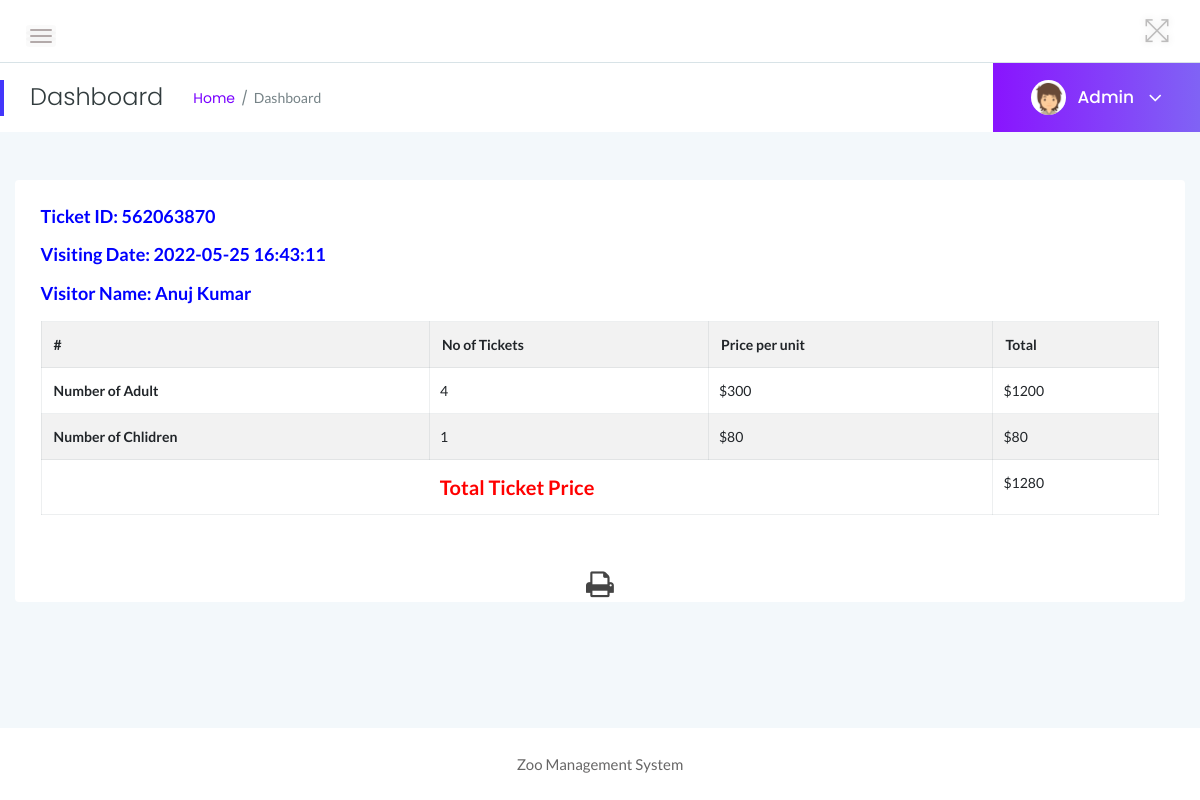
The page /zms/admin/view-normal-ticket.php?viewid=3 (signed in) on the database its author committed.
### tables this page shows
CREATE TABLE `tblticindian` (
  `ID` int(10) NOT NULL,
  `TicketID` varchar(100) NOT NULL,
  `visitorName` varchar(255) DEFAULT NULL,
  `NoAdult` int(10) DEFAULT NULL,
  `NoChildren` int(10) DEFAULT NULL,
  `AdultUnitprice` varchar(50) DEFAULT NULL,
  `ChildUnitprice` varchar(50) DEFAULT NULL,
  `PostingDate` timestamp NULL DEFAULT current_timestamp()
);

### zms/admin/view-normal-ticket.php (the view, shortened to what this page needs)
<?php
include('includes/dbconnection.php');
if (strlen($_SESSION['zmsaid']==0)) {
  header('location:logout.php');
  } else{
  ?>
<!doctype html>
<html class="no-js" lang="en">
<head>
    <link rel="stylesheet" href="assets/css/bootstrap.min.css">
    <link rel="stylesheet" href="assets/css/font-awesome.min.css">
    <link rel="stylesheet" href="assets/css/themify-icons.css">
    <link rel="stylesheet" href="assets/css/metisMenu.css">
    <link rel="stylesheet" href="assets/css/owl.carousel.min.css">
    <link rel="stylesheet" href="assets/css/slicknav.min.css">
    <link rel="stylesheet" href="https://www.amcharts.com/lib/3/plugins/export/export.css" type="text/css" media="all" />
    <link rel="stylesheet" href="assets/css/typography.css">
    <link rel="stylesheet" href="assets/css/default-css.css">
    <link rel="stylesheet" href="assets/css/styles.css">
    <link rel="stylesheet" href="assets/css/responsive.css">
</head>
<body>
    <div class="page-container">
        <div class="main-content">
          <?php include_once('includes/header.php');?>
           <?php include_once('includes/pagetitle.php');?>
            <div class="main-content-inner">
                <div class="row">
                    <div class="col-lg-12 col-ml-12">
                        <div class="row">
                            <div class="col-12 mt-5">
                                <div class="card">
                                    <div class="card-body" id="exampl">
                                        <?php
 $vid=$_GET['viewid'];
$ret=mysqli_query($con,"select * from tblticindian where ID='$vid' || TicketID='$vid'");
while ($row=mysqli_fetch_array($ret)) {
?>
                                        <h4 class="header-title" style="color: blue">Ticket ID: <?php  echo $row['TicketID'];?></h4>
                                        <h5 class="header-title" style="color: blue">Visiting Date: <?php  echo $row['PostingDate'];?></h5>
                                          <h5 class="header-title" style="color: blue">Visitor Name: <?php  echo $row['visitorName'];?></h5>
                                        <table border="1" class="table table-striped table-bordered first"  width="100%">
                                            <tr>
                                                <th>#</th>
                                                <th>No of Tickets</th>
                                                <th>Price per unit</th>
                                                <th>Total</th>
                                            </tr>
                                <tr>
                                    <th >Number of Adult </th>
                                    <td style="padding-left: 10px"><?php  echo $noadult=$row['NoAdult'];?></td>
                                     <td style="padding-left: 10px">$<?php  echo $cup=$row['AdultUnitprice'];?></td>
                                     <td style="padding-left: 10px">$<?php  echo $ta=$cup*$noadult;?></td>
                                </tr>
                                <tr>
                                    <th>Number of Chlidren </th>
                                    <td style="padding-left: 10px"><?php  echo $nochild=$row['NoChildren'];?></td>
                                    <td style="padding-left: 10px">$<?php  echo $aup=$row['ChildUnitprice'];?></td>
                                     <td style="padding-left: 10px">$<?php  echo $tc=$aup*$nochild;?></td>
                                </tr>
                                 <tr>
                                    <th style="text-align: center;color: red;font-size: 20px" colspan="3">Total Ticket Price</th>
                                    <td style="padding-left: 10px;">$<?php  echo ($ta+$tc);?></td>
                                </tr>
                                </table>
                                    </div>
                                    <?php } ?>
                                     <p style="margin-top:1%"  align="center">
  <i class="fa fa-print fa-2x" style="cursor: pointer;"  OnClick="CallPrint(this.value)" ></i>
</p>
                                </div>
                            </div>
                        </div>
                    </div>
                </div>
            </div>
        </div>
        <?php include_once('includes/footer.php');?>
    </div>
</body>
</html>
<?php }  ?>

### zms/admin/includes/pagetitle.php (shortened to what this page needs)
<?php
include('includes/dbconnection.php');
?>
<div class="page-title-area">
                <div class="row align-items-center">
                    <div class="col-sm-6">
                        <div class="breadcrumbs-area clearfix">
                            <h4 class="page-title pull-left">Dashboard</h4>
                            <ul class="breadcrumbs pull-left">
                                <li><a href="dashboard.php">Home</a></li>
                                <li><span>Dashboard</span></li>
                            </ul>
                        </div>
                    </div>
                    <div class="col-sm-6 clearfix">
                        <div class="user-profile pull-right">
                            <img class="avatar user-thumb" src="assets/images/author/avatar.png" alt="avatar">
                            <?php
$adid=$_SESSION['zmsaid'];
$ret=mysqli_query($con,"select AdminName from tbladmin where ID='$adid'");
$row=mysqli_fetch_array($ret);
$name=$row['AdminName'];
?>
                            <h4 class="user-name dropdown-toggle" data-toggle="dropdown"><?php echo $name; ?> <i class="fa fa-angle-down"></i></h4>
                        </div>
                    </div>
                </div>
            </div>

### zms/admin/assets/css/typography.css (style rules this page uses)
body { font-size: 14px; font-family: 'Lato', sans-serif; }
h1, h2, h3, h4, h5, h6 { margin: 0; font-family: 'Poppins', sans-serif; }
p { font-family: 'Lato', sans-serif; font-size: 15px; line-height: 26px; color: #444; margin-bottom: 0; }
a, a:visited { text-decoration: none; transition: all 0.3s ease-in-out; -webkit-transition: all 0.3s ease-in-out; -moz-transition: all 0.3s ease-in-out; -o-transition: all 0.3s ease-in-out; outline: 0; font-family: 'Poppins', sans-serif; }
ul, ol { margin-bottom: 0px; margin-top: 0px; padding: 0; }
ul { margin: 0; list-style-type: none; }

### zms/admin/assets/css/default-css.css (style rules this page uses)
* { margin: 0; padding: 0; box-sizing: border-box; }
*, *:before, *:after { -moz-box-sizing: border-box; -webkit-box-sizing: border-box; box-sizing: border-box; }
html { -webkit-font-smoothing: antialiased; }
body { background: #fff; font-weight: normal; -webkit-font-smoothing: antialiased; -webkit-text-size-adjust: 100%; }
img { max-width: 100%; height: auto; }
:root { --primary-color: #4336FB; }

### zms/admin/assets/css/styles.css (style rules this page uses)
.page-container { width: 100%; height: 100%; min-height: 100vh; padding-left: 280px; -webkit-transition: padding-left 0.3s ease 0s; transition: padding-left 0.3s ease 0s; }
.card { border: none; border-radius: 4px; background-color: #fff; -webkit-transition: all 0.3s ease 0s; transition: all 0.3s ease 0s; }
.card-body { padding: 25.6px; padding: 1.6rem; }
.main-content { width: 100%; background: #F3F8FB; }
.main-content-inner { padding: 0 30px 50px; }
.page-title-area { padding: 0 30px; background: #fff; position: relative; }
.page-title-area:before { content: ''; position: absolute; left: 0; top: 50%; width: 4px; height: 36px; background: var(--primary-color); -webkit-transform: translateY(-50%); transform: translateY(-50%); }
.page-title { font-size: 24px; font-weight: 300; color: #313b3d; letter-spacing: 0; margin-right: 30px; }
ul.breadcrumbs { margin-top: 4px; }
.breadcrumbs li { display: inline-block; }
.breadcrumbs li a, .breadcrumbs li span { display: block; font-size: 14px; font-weight: 400; color: #7801ff; letter-spacing: 0; margin-right: 16px; position: relative; }
.breadcrumbs li a:before { content: '/'; color: #768387; position: absolute; right: -13px; top: 0; }
.breadcrumbs li span { margin-right: 0; color: #768387; text-transform: capitalize; }
.user-profile { margin-right: -30px; display: -webkit-box; display: -ms-flexbox; display: flex; -webkit-box-align: center; -ms-flex-align: center; align-items: center; -ms-flex-wrap: wrap; flex-wrap: wrap; background: -webkit-linear-gradient(left, #8914fe 0%, #8063f5 100%); background: linear-gradient(to right, #8914fe 0%, #8063f5 100%); padding: 17px 38px; position: relative; }
.user-profile img.avatar { height: 35px; width: 35px; border-radius: 50%; margin-right: 12px; }
.user-name { font-size: 17px; font-weight: 500; color: #fff; letter-spacing: 0; cursor: pointer; -webkit-user-select: none; -moz-user-select: none; -ms-user-select: none; user-select: none; }
.user-name i { margin-left: 10px; font-size: 21px; vertical-align: middle; position: relative; }
.notification-area .dropdown-toggle, .user-name.dropdown-toggle { position: relative; }
.notification-area .dropdown-toggle:after, .user-name.dropdown-toggle:after { display: none; }
.header-title { font-family: 'Lato', sans-serif; font-size: 18px; font-weight: 600; letter-spacing: 0; color: #333; text-transform: capitalize; margin-bottom: 17px; }
table tr th { border-bottom: none; }
table tr th, table tr td { border-top: 1px solid rgba(120, 130, 140, 0.13) !important; }
.table-bordered td, .table-bordered th { border: 1px solid rgba(120, 130, 140, 0.13) !important; }

### zms/admin/assets/css/responsive.css (style rules this page uses)
@media screen and (min-width: 1200px) and (max-width: 1440px) { .col-ml-12 { -webkit-box-flex: 0; -ms-flex: 0 0 100%; flex: 0 0 100%; max-width: 100%; } }
@media (min-width: 1200px) and (max-width: 1364px) { .main-content-inner { padding: 0 15px 50px; } }
@media (min-width: 1200px) and (max-width: 1364px) { .page-container, .sbar_collapsed.page-container { padding-left: 0; } }

### rows shown on the page
tblticindian: TicketID "562063870", PostingDate "2022-05-25 16:43:11", visitorName "Anuj Kumar", NoAdult "4", AdultUnitprice "300", $ta=$cup*$noadult "1200", NoChildren "1", ChildUnitprice "80", $tc=$aup*$nochild "80", $ta+$tc "1280"

### other values the page prints
$name "Admin"
